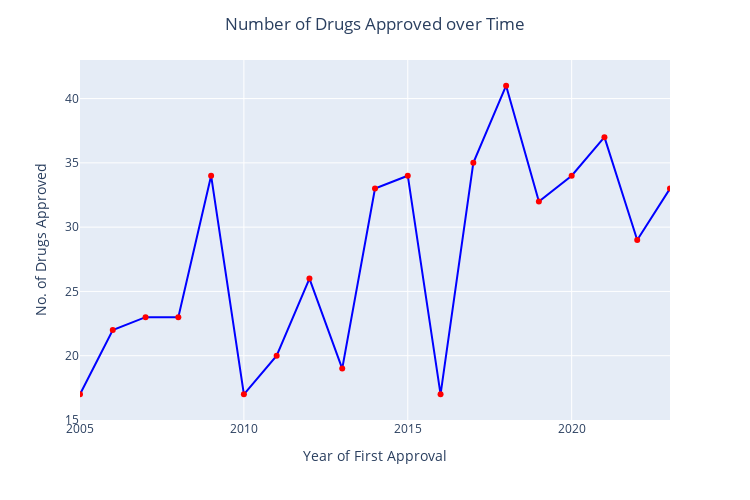

The cell this chart's notebook holds for it:
### Code cell
fig7 = px.scatter(count_approveddrugs_year,
              x = 'First Approval Date',
              y = 'No. of Drugs Approved',
              range_x=[2005, 2023],
              range_y=[15, 43],
              width = 750, 
              height = 500)
fig7.update_layout(title = {'text' : 'Number of Drugs Approved over Time', 'x' : 0.5, 'xanchor' : 'center'}, xaxis_title = 'Year of First Approval', yaxis_title_text = 'No. of Drugs Approved')
fig7.update_traces(mode = 'lines+markers', line = dict(color = 'blue'), marker = dict(color = 'red'), hovertemplate ='%{x}<br>No. of Drugs Approved: %{y}<br><extra></extra>')
fig7.show()

### Figure 1 — Plotly figure (JSON) as saved in the notebook; plotly's stock layout.template omitted (floating-point values rounded to 4 significant figures)
{"data": [{"hovertemplate": "%{x}<br>No. of Drugs Approved: %{y}<br><extra></extra>", "legendgroup": "", "line": {"color": "blue"}, "marker": {"color": "red", "symbol": "circle"}, "mode": "lines+markers", "name": "", "orientation": "v", "showlegend": false, "type": "scatter", "x": [1940, 1941, 1942, 1943, 1946, 1947, 1948, 1949, 1950, 1951, 1952, 1953, 1954, 1955, 1956, 1957, 1958, 1959, 1960, 1961, 1962, 1963, 1964, 1965, 1966, 1967, 1968, 1969, 1970, 1971, 1972, 1973, 1974, 1975, 1976, 1977, 1978, 1979, 1980, 1981, 1982, 1983, 1984, 1985, 1986, 1987, 1988, 1989, 1990, 1991, 1992, 1993, 1994, 1995, 1996, 1997, 1998, 1999, 2000, 2001, 2002, 2003, 2004, 2005, 2006, 2007, 2008, 2009, 2010, 2011, 2012, 2013, 2014, 2015, 2016, 2017, 2018, 2019, 2020, 2021, 2022, 2023], "xaxis": "x", "y": [2, 1, 1, 1, 1, 1, 5, 3, 5, 4, 5, 9, 3, 4, 4, 5, 3, 8, 9, 8, 1, 4, 9, 4, 3, 7, 4, 3, 6, 8, 1, 11, 11, 8, 8, 10, 8, 7, 3, 12, 16, 3, 9, 22, 17, 11, 7, 10, 9, 14, 16, 15, 16, 21, 44, 24, 23, 24, 18, 25, 15, 18, 21, 17, 22, 23, 23, 34, 17, 20, 26, 19, 33, 34, 17, 35, 41, 32, 34, 37, 29, 33], "yaxis": "y"}], "layout": {"height": 500, "legend": {"tracegroupgap": 0}, "margin": {"t": 60}, "title": {"text": "Number of Drugs Approved over Time", "x": 0.5, "xanchor": "center"}, "width": 750, "xaxis": {"anchor": "y", "domain": [0, 1], "range": [2005, 2023], "title": {"text": "Year of First Approval"}}, "yaxis": {"anchor": "x", "domain": [0, 1], "range": [15, 43], "title": {"text": "No. of Drugs Approved"}}}}
